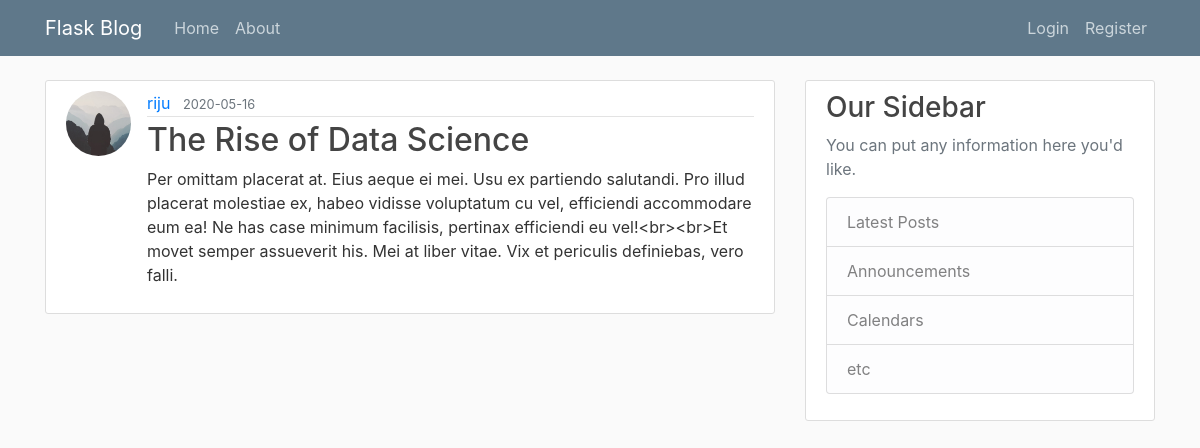
The page /post/166 on the database its author committed.
### flaskblog/models.py (models this page shows, shortened)
class User(db.Model, UserMixin):
	id = db.Column(db.Integer, primary_key=True)
	username = db.Column(db.String(20), unique=True, nullable=False)
	email = db.Column(db.String(100), unique=True, nullable=False)
	password = db.Column(db.String(60), nullable=False)
	image_file = db.Column(db.String(60), nullable=False, default='default.jpg')
	posts = db.relationship('Post', backref='author', lazy=True)

class Post(db.Model):
	id = db.Column(db.Integer, primary_key=True)
	user_id = db.Column(db.Integer, db.ForeignKey('user.id'), nullable=False)
	title = db.Column(db.String(100), nullable=False)
	date_posted = db.Column(db.DateTime, nullable=False, default=datetime.utcnow)
	content = db.Column(db.Text, nullable=False)

### flaskblog/routes.py (the view)
@app.route('/post/<int:post_id>')
def post(post_id):
	post = Post.query.get_or_404(post_id)
	return render_template('post.html', title=post.title, post=post)

### flaskblog/templates/post.html (shortened to what this page needs)
{% extends 'layout.html' %}
{% block content %}
	<article class="media content-section">
	  <img class="rounded-circle article-img" src="{{ url_for('static', filename='profile_pics/'+post.author.image_file) }}">
	  <div class="media-body">
	    <div class="article-metadata">
	      <a class="mr-2" href="#">{{ post.author.username }}</a>
	      <small class="text-muted">{{ post.date_posted.strftime('%Y-%m-%d') }}</small>
	    </div>
	    <h2 class="article-title">{{ post.title }}</h2>
	    <p class="article-content">{{ post.content }}</p>
	  </div>
	</article>
{% endblock content %}

### flaskblog/static/main.css (style rules this page uses)
body { background: #fafafa; color: #333333; margin-top: 5rem; }
h1, h2, h3, h4, h5, h6 { color: #444444; }
.content-section { background: #ffffff; padding: 10px 20px; border: 1px solid #dddddd; border-radius: 3px; margin-bottom: 20px; }
.article-title { color: #444444; }
.article-content { white-space: pre-line; }
.article-img { height: 65px; width: 65px; margin-right: 16px; }
.article-metadata { padding-bottom: 1px; margin-bottom: 4px; border-bottom: 1px solid #e3e3e3 }

### rows shown on the page
User: image_file (placeholder picture), author.username "riju"
Post: date_posted "2020-05-16", title "The Rise of Data Science", content "Per omittam placerat at. Eius aeque ei mei. Usu ex partiendo salutandi. Pro illud placerat molestiae ex, habeo vidisse voluptatum cu vel, efficiendi accommodare eum ea! Ne has case minimum facilisis, pertinax efficiendi eu vel!<br><br>Et movet semper assueverit his. Mei at liber vitae. Vix et periculis definiebas, vero falli."
